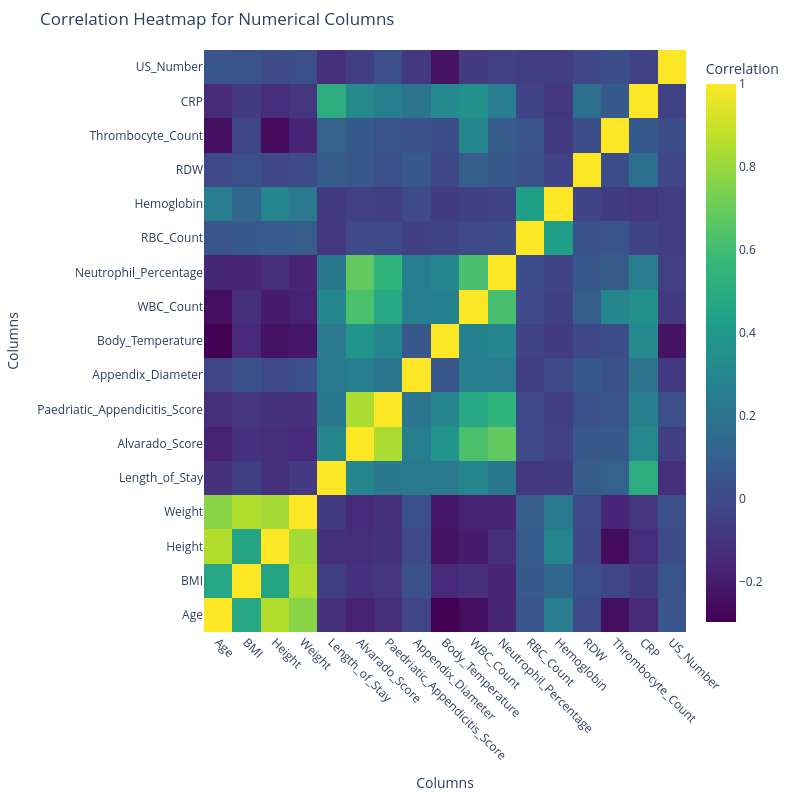

The notebook cell this image was saved under:
### Code cell
# Select only numerical columns
numerical_df = df_cleaned.select_dtypes(include=['number'])
# Calculate the correlation matrix
correlation_matrix = numerical_df.corr()

# Create the heatmap
heatmap = go.Figure(
    data=go.Heatmap(
        z=correlation_matrix.values,  # Correlation values
        x=correlation_matrix.columns,  # Column labels
        y=correlation_matrix.columns,  # Row labels
        colorscale="Viridis",  # Choose a color scale
        colorbar=dict(title="Correlation"),  # Add a color bar
        hoverongaps=False  # Display gaps in missing data
    )
)

# Update layout for better appearance
heatmap.update_layout(
    title="Correlation Heatmap for Numerical Columns",
    xaxis=dict(title="Columns", tickangle=45),  # Rotate x-axis labels
    yaxis=dict(title="Columns"),
    height=800,  # Adjust height
    width=800,  # Adjust width
    margin=dict(l=50, r=50, t=50, b=100)  # Add margin for readability
)

# Display the heatmap
heatmap.show()

### Figure 1 — Plotly figure (JSON) as saved in the notebook; plotly's stock layout.template omitted (floating-point values rounded to 4 significant figures; data arrays with more than 128 entries replaced by an {"elided": "..."} marker saying what was removed)
{"data": [{"colorbar": {"title": {"text": "Correlation"}}, "colorscale": [[0, "#440154"], [0.1111, "#482878"], [0.2222, "#3e4989"], [0.3333, "#31688e"], [0.4444, "#26828e"], [0.5556, "#1f9e89"], [0.6667, "#35b779"], [0.7778, "#6ece58"], [0.8889, "#b5de2b"], [1, "#fde725"]], "hoverongaps": false, "type": "heatmap", "x": ["Age", "BMI", "Height", "Weight", "Length_of_Stay", "Alvarado_Score", "Paedriatic_Appendicitis_Score", "Appendix_Diameter", "Body_Temperature", "WBC_Count", "Neutrophil_Percentage", "RBC_Count", "Hemoglobin", "RDW", "Thrombocyte_Count", "CRP", "US_Number"], "y": ["Age", "BMI", "Height", "Weight", "Length_of_Stay", "Alvarado_Score", "Paedriatic_Appendicitis_Score", "Appendix_Diameter", "Body_Temperature", "WBC_Count", "Neutrophil_Percentage", "RBC_Count", "Hemoglobin", "RDW", "Thrombocyte_Count", "CRP", "US_Number"], "z": {"elided": "17x17 float values"}}], "layout": {"height": 800, "margin": {"b": 100, "l": 50, "r": 50, "t": 50}, "title": {"text": "Correlation Heatmap for Numerical Columns"}, "width": 800, "xaxis": {"autorange": true, "range": [-0.5, 16.5], "tickangle": 45, "title": {"text": "Columns"}, "type": "category"}, "yaxis": {"autorange": true, "range": [-0.5, 16.5], "title": {"text": "Columns"}, "type": "category"}}}
